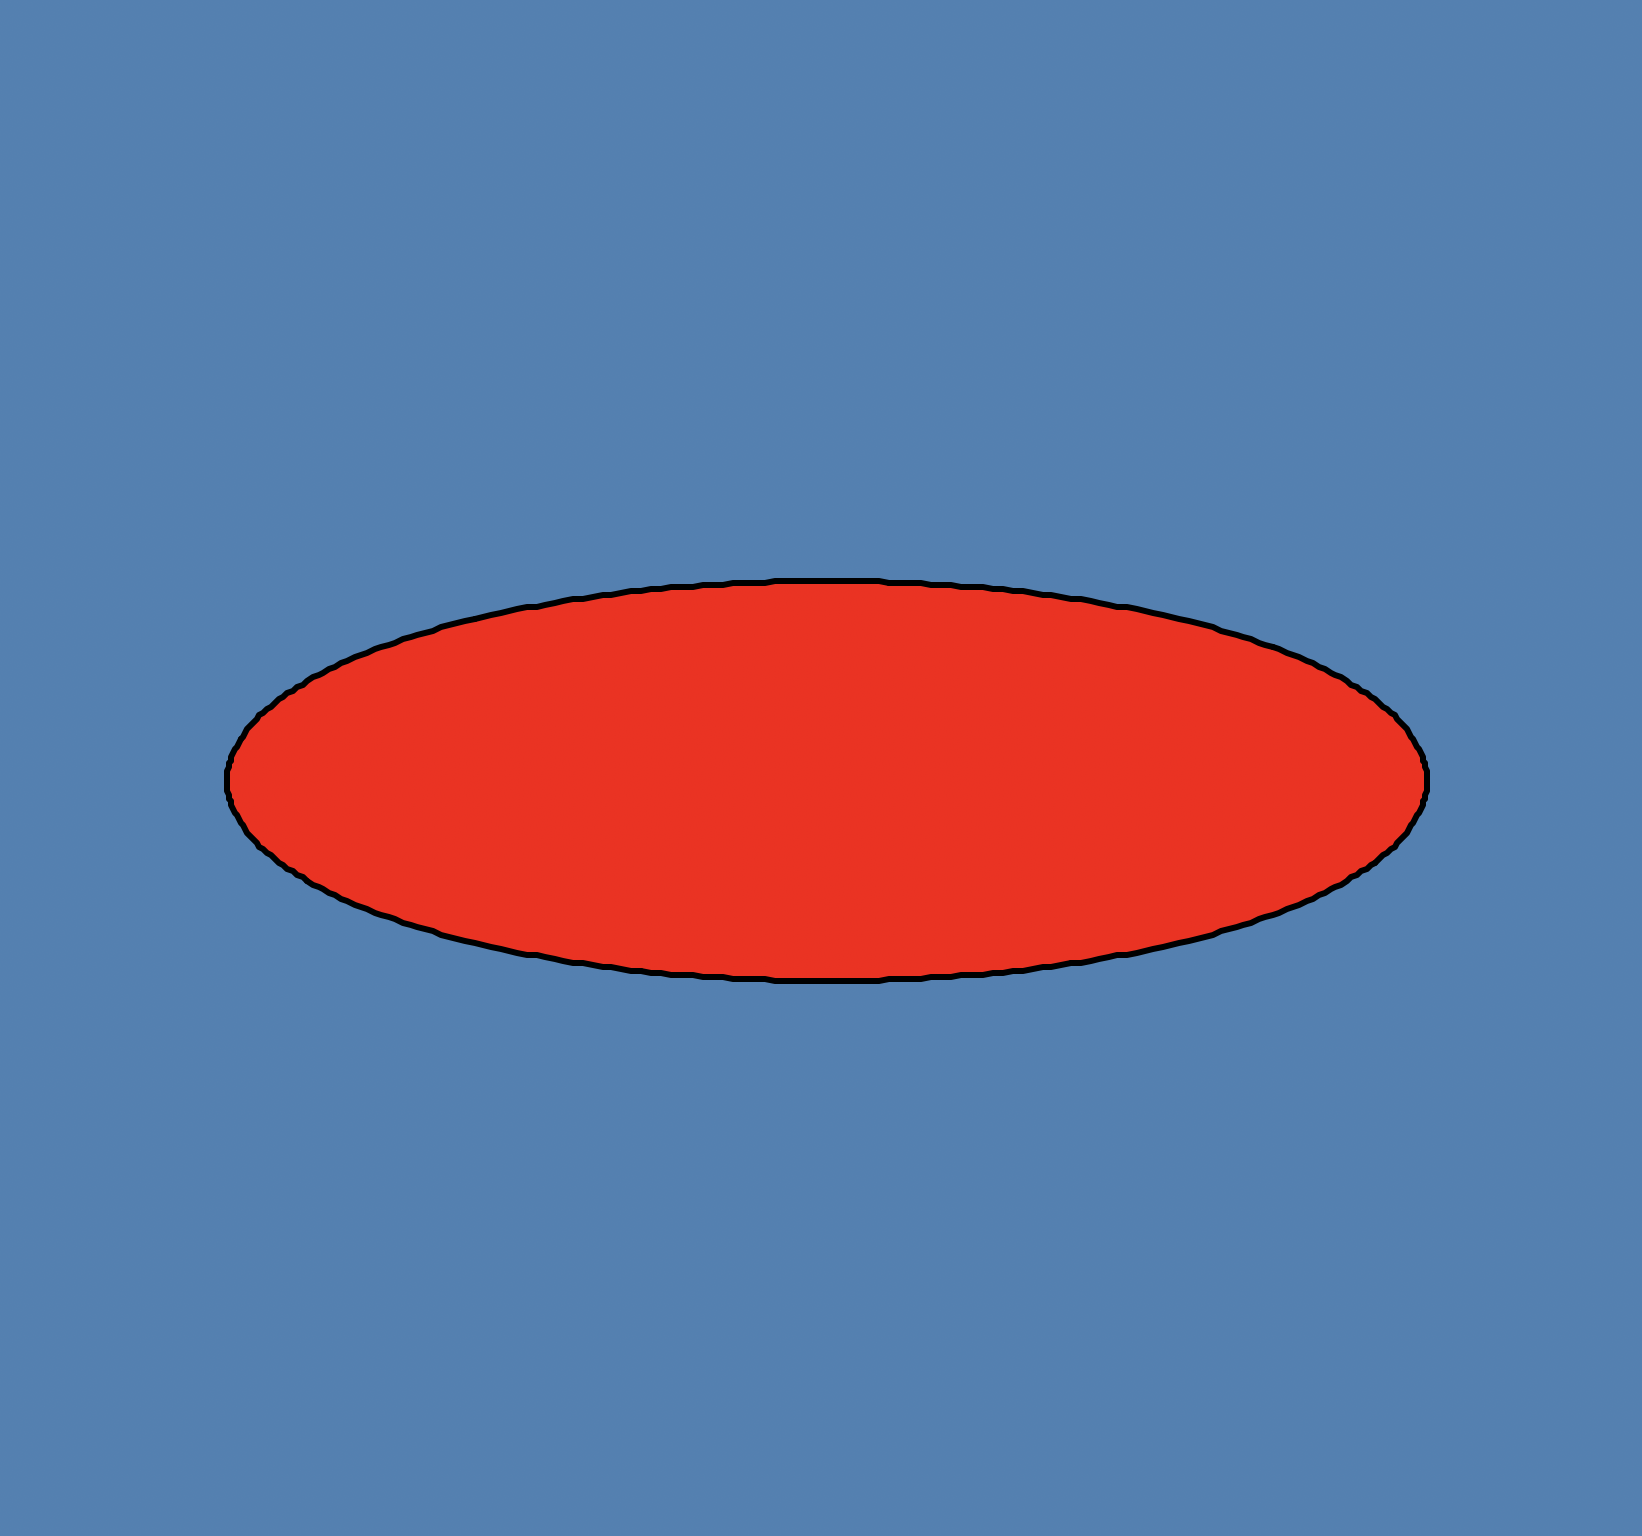

Source code (Python):
# Ellipse (타원)
# python src/turtle/ellipse.py
import turtle
from math import sin, cos, pi

window = turtle.Screen()

# Style Setting
turtle.bgcolor("steelblue")
turtle.color("black")
turtle.fillcolor("red")
turtle.width(3)
turtle.speed(2)

# Start
turtle.begin_fill()

a = 300 #semi-major axis (장축)
b = 100 #semi-minor axis (단축)

turtle.penup()

for i in range(361):
    t = i*(pi/180) # 호도법 변환 공식 (세타)
    x = a*cos(t) # 타원 매개변수 방정식
    y = b*sin(t)
    turtle.goto(x, y)
    turtle.pendown()

# End
turtle.end_fill()
turtle.hideturtle()
turtle.done()
